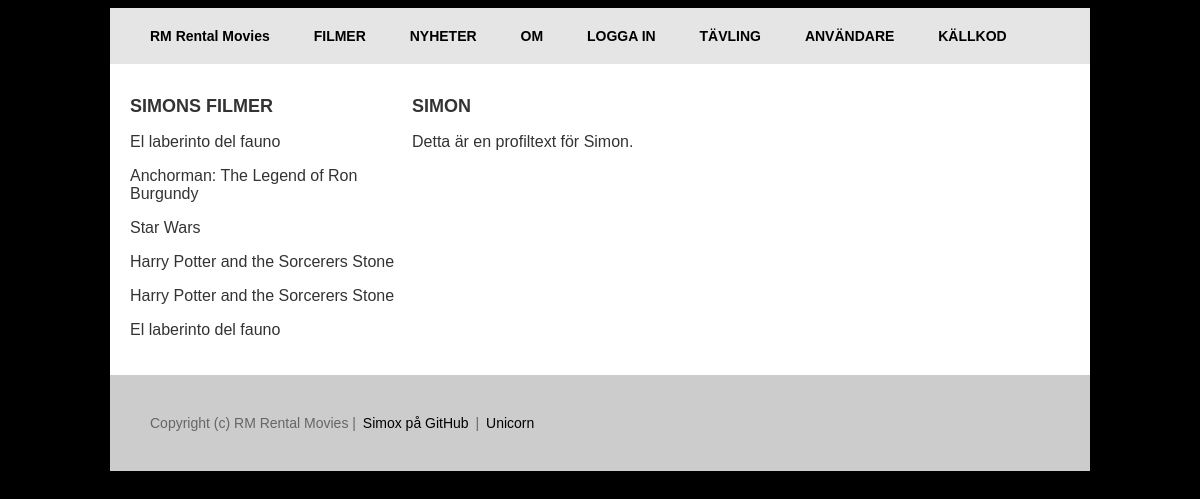
The app's page /webroot/users.php?name=simon with its own data.
### tables this page shows
CREATE TABLE IF NOT EXISTS `kmom07_Users` (
`id` int(11) NOT NULL,
  `name` varchar(80) NOT NULL,
  `type` varchar(12) DEFAULT 'user',
  `text` text,
  `password` char(32) DEFAULT NULL,
  `salt` int(11) NOT NULL,
  `movies` text
);

### src/CDatabase/CDatabase.php (called while the page is built, shortened)
<?php
class CDatabase {
	private $db   = null;
	public function __construct($options) {
		$default = array(
			'dsn' => null,
			'username' => null,
			'password' => null,
			'driver_options' => null,
			'fetch_style' => PDO::FETCH_OBJ,
		);
		$this->options = array_merge($default, $options);
		try {
			$this->db = new PDO($this->options['dsn'], $this->options['username'], $this->options['password'], $this->options['driver_options']);
		}
		catch(Exception $e) {
			throw new PDOException('Could not connect to database, hiding connection details.');
		}
		$this->db->SetAttribute(PDO::ATTR_DEFAULT_FETCH_MODE, $this->options['fetch_style']);
	}
	public function ExecuteSelectQueryAndFetchAll($query, $params=array(), $debug=false, $fetchStyle=null) {
		$this->stmt = $this->db->prepare($query);
		$this->stmt->execute($params);
		$res = $this->stmt->fetchAll($fetchStyle);
		$rows = count($res);
		$logQuery = $query . "\n\nResultset has $rows rows.";
		return $res;
	}
}

### webroot/users.php (the view, shortened to what this page needs)
<?php
include(__DIR__.'/config.php');
$name = isset($_GET['name']) ? $_GET['name'] : null;
$output = null;
$outputAside = null;
if (isset($name)) {
	$res = $db->ExecuteSelectQueryAndFetchAll('SELECT * FROM kmom07_Users WHERE name = ? LIMIT 1;', array($name));
	if (sizeof($res) == 1) {
		$currentUser = $res[0];
		$output .= "
			<h1>{$currentUser->name}</h1>
			<p>{$currentUser->text}</p>
		";
		$outputAside .= "<h1>{$currentUser->name}s filmer</h1>";
		$currentUserMovies = $currentUser->movies;
		$currentUserMovies = array_filter(explode('.', $currentUserMovies));
		if (sizeof($currentUserMovies) > 0) {
			foreach ($currentUserMovies as $movie) {
				$outputAside .= "<p>{$movie}</p>";
			}
		} else {
			$outputAside .= "<p>Inga filmer</p>";
		}
	} else {
		$output .= "<p>Det finns ingen användare med det namnet.</p>";
	}
} else {
	$res = $db->ExecuteSelectQueryAndFetchAll("SELECT * FROM kmom07_Users;");
	$output = "<h1>Alla användare</h1>";
	foreach ($res as $currentUser) {
		$output .= "<p><a href='?name={$currentUser->name}'>{$currentUser->name}</a></p>";
	}
}
$simox['main'] = <<<EOD
<div id='ContentWrapper'>
	<div id='content-aside' style='float:left;'>
		{$outputAside}
	</div>
	<div id='content-info'>
		{$output}
	</div>
</div>
EOD;

### webroot/css/style.css (style rules this page uses)
body { color: #333; font-family: arial, sans-serif; background-color: black; }
#main h1 { font-size:18px; text-transform:uppercase; font-weight:bold; clear:both; }
#ContentWrapper { background-color:white; overflow:hidden; padding:20px; }
#content-info { width:70%; float:left; margin-bottom:15px; }
#content-aside { width:30%; float:left; }

### records on screen
kmom07_users: name "SIMON", movies "El laberinto del fauno", movies "Anchorman: The Legend of Ron Burgundy", movies "Star Wars", movies "Harry Potter and the Sorcerers Stone", text "Detta är en profiltext för Simon."

### other values on screen
$item['text'] "RM Rental Movies"
$item['text'] "FILMER"
$item['text'] "NYHETER"
$item['text'] "OM"
$item['text'] "LOGGA IN"
$item['text'] "TÄVLING"
$item['text'] "ANVÄNDARE"
$item['text'] "KÄLLKOD"
